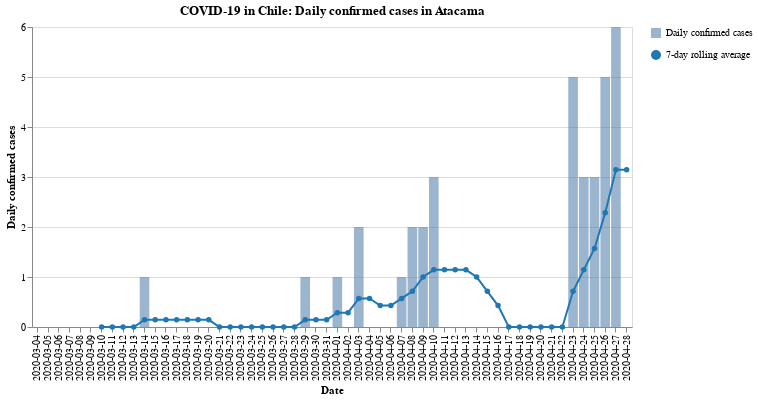

Notebook code for this chart:
### Code cell
#hide_input
bars, line = my_cases_plot(region)
(bars + line).properties(
    title=f'COVID-19 in Chile: Daily confirmed cases in {region}',
    width=600
)

### Figure 1 — Vega-Lite specification as saved in the notebook (floating-point values rounded to 4 significant figures)
{"config": {"view": {"continuousWidth": 400, "continuousHeight": 300}}, "layer": [{"mark": {"type": "bar", "opacity": 0.7}, "encoding": {"opacity": {"type": "nominal", "field": "Daily confirmed cases", "legend": {"title": ""}}, "tooltip": [{"type": "nominal", "field": "Date"}, {"type": "quantitative", "field": "Confirmed cases"}], "x": {"type": "nominal", "axis": {"title": "Date"}, "field": "Date"}, "y": {"type": "quantitative", "axis": {"title": "Daily confirmed cases"}, "field": "Confirmed cases"}}}, {"mark": {"type": "line", "color": "#1f77b4", "point": {"filled": true, "fill": "#1f77b4"}}, "encoding": {"shape": {"type": "nominal", "field": "7-day rolling average", "legend": {"title": ""}}, "x": {"type": "nominal", "axis": {"title": "Date"}, "field": "Date"}, "y": {"type": "quantitative", "field": "Rolling"}}}], "data": {"name": "data-1c0832ce66da282bdbe1f661d3bf3291"}, "title": "COVID-19 in Chile: Daily confirmed cases in Atacama", "width": 600, "$schema": "https://vega.github.io/schema/vega-lite/v4.8.1.json", "datasets": {"data-1c0832ce66da282bdbe1f661d3bf3291": [{"Date": "2020-03-04", "Confirmed cases": 0, "Rolling": null, "Daily confirmed cases": "Daily confirmed cases", "7-day rolling average": "7-day rolling average"}, {"Date": "2020-03-05", "Confirmed cases": 0, "Rolling": null, "Daily confirmed cases": "Daily confirmed cases", "7-day rolling average": "7-day rolling average"}, {"Date": "2020-03-06", "Confirmed cases": 0, "Rolling": null, "Daily confirmed cases": "Daily confirmed cases", "7-day rolling average": "7-day rolling average"}, {"Date": "2020-03-07", "Confirmed cases": 0, "Rolling": null, "Daily confirmed cases": "Daily confirmed cases", "7-day rolling average": "7-day rolling average"}, {"Date": "2020-03-08", "Confirmed cases": 0, "Rolling": null, "Daily confirmed cases": "Daily confirmed cases", "7-day rolling average": "7-day rolling average"}, {"Date": "2020-03-09", "Confirmed cases": 0, "Rolling": null, "Daily confirmed cases": "Daily confirmed cases", "7-day rolling average": "7-day rolling average"}, {"Date": "2020-03-10", "Confirmed cases": 0, "Rolling": 0.0, "Daily confirmed cases": "Daily confirmed cases", "7-day rolling average": "7-day rolling average"}, {"Date": "2020-03-11", "Confirmed cases": 0, "Rolling": 0.0, "Daily confirmed cases": "Daily confirmed cases", "7-day rolling average": "7-day rolling average"}, {"Date": "2020-03-12", "Confirmed cases": 0, "Rolling": 0.0, "Daily confirmed cases": "Daily confirmed cases", "7-day rolling average": "7-day rolling average"}, {"Date": "2020-03-13", "Confirmed cases": 0, "Rolling": 0.0, "Daily confirmed cases": "Daily confirmed cases", "7-day rolling average": "7-day rolling average"}, {"Date": "2020-03-14", "Confirmed cases": 1, "Rolling": 0.1429, "Daily confirmed cases": "Daily confirmed cases", "7-day rolling average": "7-day rolling average"}, {"Date": "2020-03-15", "Confirmed cases": 0, "Rolling": 0.1429, "Daily confirmed cases": "Daily confirmed cases", "7-day rolling average": "7-day rolling average"}, {"Date": "2020-03-16", "Confirmed cases": 0, "Rolling": 0.1429, "Daily confirmed cases": "Daily confirmed cases", "7-day rolling average": "7-day rolling average"}, {"Date": "2020-03-17", "Confirmed cases": 0, "Rolling": 0.1429, "Daily confirmed cases": "Daily confirmed cases", "7-day rolling average": "7-day rolling average"}, {"Date": "2020-03-18", "Confirmed cases": 0, "Rolling": 0.1429, "Daily confirmed cases": "Daily confirmed cases", "7-day rolling average": "7-day rolling average"}, {"Date": "2020-03-19", "Confirmed cases": 0, "Rolling": 0.1429, "Daily confirmed cases": "Daily confirmed cases", "7-day rolling average": "7-day rolling average"}, {"Date": "2020-03-20", "Confirmed cases": 0, "Rolling": 0.1429, "Daily confirmed cases": "Daily confirmed cases", "7-day rolling average": "7-day rolling average"}, {"Date": "2020-03-21", "Confirmed cases": 0, "Rolling": 0.0, "Daily confirmed cases": "Daily confirmed cases", "7-day rolling average": "7-day rolling average"}, {"Date": "2020-03-22", "Confirmed cases": 0, "Rolling": 0.0, "Daily confirmed cases": "Daily confirmed cases", "7-day rolling average": "7-day rolling average"}, {"Date": "2020-03-23", "Confirmed cases": 0, "Rolling": 0.0, "Daily confirmed cases": "Daily confirmed cases", "7-day rolling average": "7-day rolling average"}, {"Date": "2020-03-24", "Confirmed cases": 0, "Rolling": 0.0, "Daily confirmed cases": "Daily confirmed cases", "7-day rolling average": "7-day rolling average"}, {"Date": "2020-03-25", "Confirmed cases": 0, "Rolling": 0.0, "Daily confirmed cases": "Daily confirmed cases", "7-day rolling average": "7-day rolling average"}, {"Date": "2020-03-26", "Confirmed cases": 0, "Rolling": 0.0, "Daily confirmed cases": "Daily confirmed cases", "7-day rolling average": "7-day rolling average"}, {"Date": "2020-03-27", "Confirmed cases": 0, "Rolling": 0.0, "Daily confirmed cases": "Daily confirmed cases", "7-day rolling average": "7-day rolling average"}, {"Date": "2020-03-28", "Confirmed cases": 0, "Rolling": 0.0, "Daily confirmed cases": "Daily confirmed cases", "7-day rolling average": "7-day rolling average"}, {"Date": "2020-03-29", "Confirmed cases": 1, "Rolling": 0.1429, "Daily confirmed cases": "Daily confirmed cases", "7-day rolling average": "7-day rolling average"}, {"Date": "2020-03-30", "Confirmed cases": 0, "Rolling": 0.1429, "Daily confirmed cases": "Daily confirmed cases", "7-day rolling average": "7-day rolling average"}, {"Date": "2020-03-31", "Confirmed cases": 0, "Rolling": 0.1429, "Daily confirmed cases": "Daily confirmed cases", "7-day rolling average": "7-day rolling average"}, {"Date": "2020-04-01", "Confirmed cases": 1, "Rolling": 0.2857, "Daily confirmed cases": "Daily confirmed cases", "7-day rolling average": "7-day rolling average"}, {"Date": "2020-04-02", "Confirmed cases": 0, "Rolling": 0.2857, "Daily confirmed cases": "Daily confirmed cases", "7-day rolling average": "7-day rolling average"}, {"Date": "2020-04-03", "Confirmed cases": 2, "Rolling": 0.5714, "Daily confirmed cases": "Daily confirmed cases", "7-day rolling average": "7-day rolling average"}, {"Date": "2020-04-04", "Confirmed cases": 0, "Rolling": 0.5714, "Daily confirmed cases": "Daily confirmed cases", "7-day rolling average": "7-day rolling average"}, {"Date": "2020-04-05", "Confirmed cases": 0, "Rolling": 0.4286, "Daily confirmed cases": "Daily confirmed cases", "7-day rolling average": "7-day rolling average"}, {"Date": "2020-04-06", "Confirmed cases": 0, "Rolling": 0.4286, "Daily confirmed cases": "Daily confirmed cases", "7-day rolling average": "7-day rolling average"}, {"Date": "2020-04-07", "Confirmed cases": 1, "Rolling": 0.5714, "Daily confirmed cases": "Daily confirmed cases", "7-day rolling average": "7-day rolling average"}, {"Date": "2020-04-08", "Confirmed cases": 2, "Rolling": 0.7143, "Daily confirmed cases": "Daily confirmed cases", "7-day rolling average": "7-day rolling average"}, {"Date": "2020-04-09", "Confirmed cases": 2, "Rolling": 1.0, "Daily confirmed cases": "Daily confirmed cases", "7-day rolling average": "7-day rolling average"}, {"Date": "2020-04-10", "Confirmed cases": 3, "Rolling": 1.143, "Daily confirmed cases": "Daily confirmed cases", "7-day rolling average": "7-day rolling average"}, {"Date": "2020-04-11", "Confirmed cases": 0, "Rolling": 1.143, "Daily confirmed cases": "Daily confirmed cases", "7-day rolling average": "7-day rolling average"}, {"Date": "2020-04-12", "Confirmed cases": 0, "Rolling": 1.143, "Daily confirmed cases": "Daily confirmed cases", "7-day rolling average": "7-day rolling average"}, {"Date": "2020-04-13", "Confirmed cases": 0, "Rolling": 1.143, "Daily confirmed cases": "Daily confirmed cases", "7-day rolling average": "7-day rolling average"}, {"Date": "2020-04-14", "Confirmed cases": 0, "Rolling": 1.0, "Daily confirmed cases": "Daily confirmed cases", "7-day rolling average": "7-day rolling average"}, {"Date": "2020-04-15", "Confirmed cases": 0, "Rolling": 0.7143, "Daily confirmed cases": "Daily confirmed cases", "7-day rolling average": "7-day rolling average"}, {"Date": "2020-04-16", "Confirmed cases": 0, "Rolling": 0.4286, "Daily confirmed cases": "Daily confirmed cases", "7-day rolling average": "7-day rolling average"}, {"Date": "2020-04-17", "Confirmed cases": 0, "Rolling": 0.0, "Daily confirmed cases": "Daily confirmed cases", "7-day rolling average": "7-day rolling average"}, {"Date": "2020-04-18", "Confirmed cases": 0, "Rolling": 0.0, "Daily confirmed cases": "Daily confirmed cases", "7-day rolling average": "7-day rolling average"}, {"Date": "2020-04-19", "Confirmed cases": 0, "Rolling": 0.0, "Daily confirmed cases": "Daily confirmed cases", "7-day rolling average": "7-day rolling average"}, {"Date": "2020-04-20", "Confirmed cases": 0, "Rolling": 0.0, "Daily confirmed cases": "Daily confirmed cases", "7-day rolling average": "7-day rolling average"}, {"Date": "2020-04-21", "Confirmed cases": 0, "Rolling": 0.0, "Daily confirmed cases": "Daily confirmed cases", "7-day rolling average": "7-day rolling average"}, {"Date": "2020-04-22", "Confirmed cases": 0, "Rolling": 0.0, "Daily confirmed cases": "Daily confirmed cases", "7-day rolling average": "7-day rolling average"}, {"Date": "2020-04-23", "Confirmed cases": 5, "Rolling": 0.7143, "Daily confirmed cases": "Daily confirmed cases", "7-day rolling average": "7-day rolling average"}, {"Date": "2020-04-24", "Confirmed cases": 3, "Rolling": 1.143, "Daily confirmed cases": "Daily confirmed cases", "7-day rolling average": "7-day rolling average"}, {"Date": "2020-04-25", "Confirmed cases": 3, "Rolling": 1.571, "Daily confirmed cases": "Daily confirmed cases", "7-day rolling average": "7-day rolling average"}, {"Date": "2020-04-26", "Confirmed cases": 5, "Rolling": 2.286, "Daily confirmed cases": "Daily confirmed cases", "7-day rolling average": "7-day rolling average"}, {"Date": "2020-04-27", "Confirmed cases": 6, "Rolling": 3.143, "Daily confirmed cases": "Daily confirmed cases", "7-day rolling average": "7-day rolling average"}, {"Date": "2020-04-28", "Confirmed cases": 0, "Rolling": 3.143, "Daily confirmed cases": "Daily confirmed cases", "7-day rolling average": "7-day rolling average"}]}}
